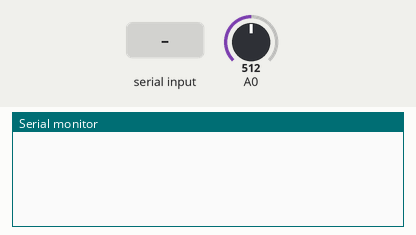
This sketch was run on a simulated Arduino Uno, built with avr-gcc and run on an emulated ATmega328P. On the bench: the last lines printed to the serial monitor. The test bench sets the inputs (shaded band); at power-on: A0 = 512.

Above: at 1.2 s.
1.3 s: "A" received over Serial
At 1.46 s:
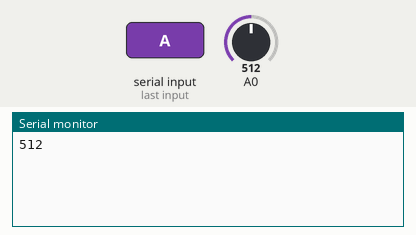
3.2 s: A0 set to 716
At 3.26 s:
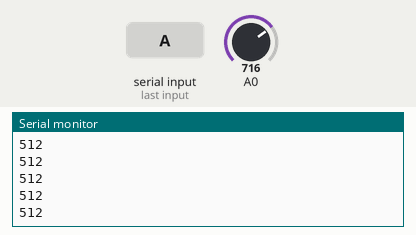
4.7 s: A0 set to 900
At 4.86 s:
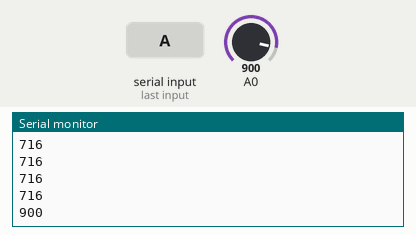
Timing chart, 0 to 7.7 s (numbered marks = the images above; inputs shaded):
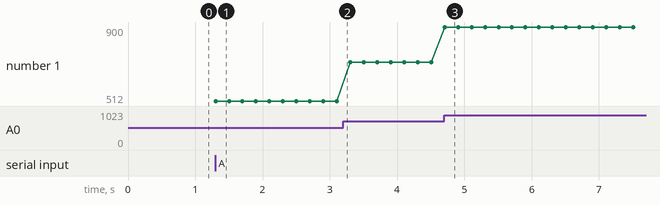

Measured:
- after the input at 1.3 s, the serial monitor: prints a new line at once (image 1)
- after the input at 4.7 s, the serial monitor: prints a new line at once (image 3)
- plotted number 1: 512 → 716 after the input at 3.2 s, 716 → 900 after the input at 4.7 s

The sketch:

probar_serial.ino
```cpp
char c;
int a;

void setup() {
  Serial.begin(9600);
}
void medir();
void loop() {
  if (Serial.available()) {
    c = Serial.read();
    switch (c) {
      case 'A':
        medir();
        break;
    }
  }
}

void medir() {
  while (c != 'D') {
    a = analogRead(0);
    Serial.println(a);
    if (Serial.available()) {
      c = Serial.read();
      if (c == 'D') {
        return;
      }
    }
    delay(200);
  }
}
```
